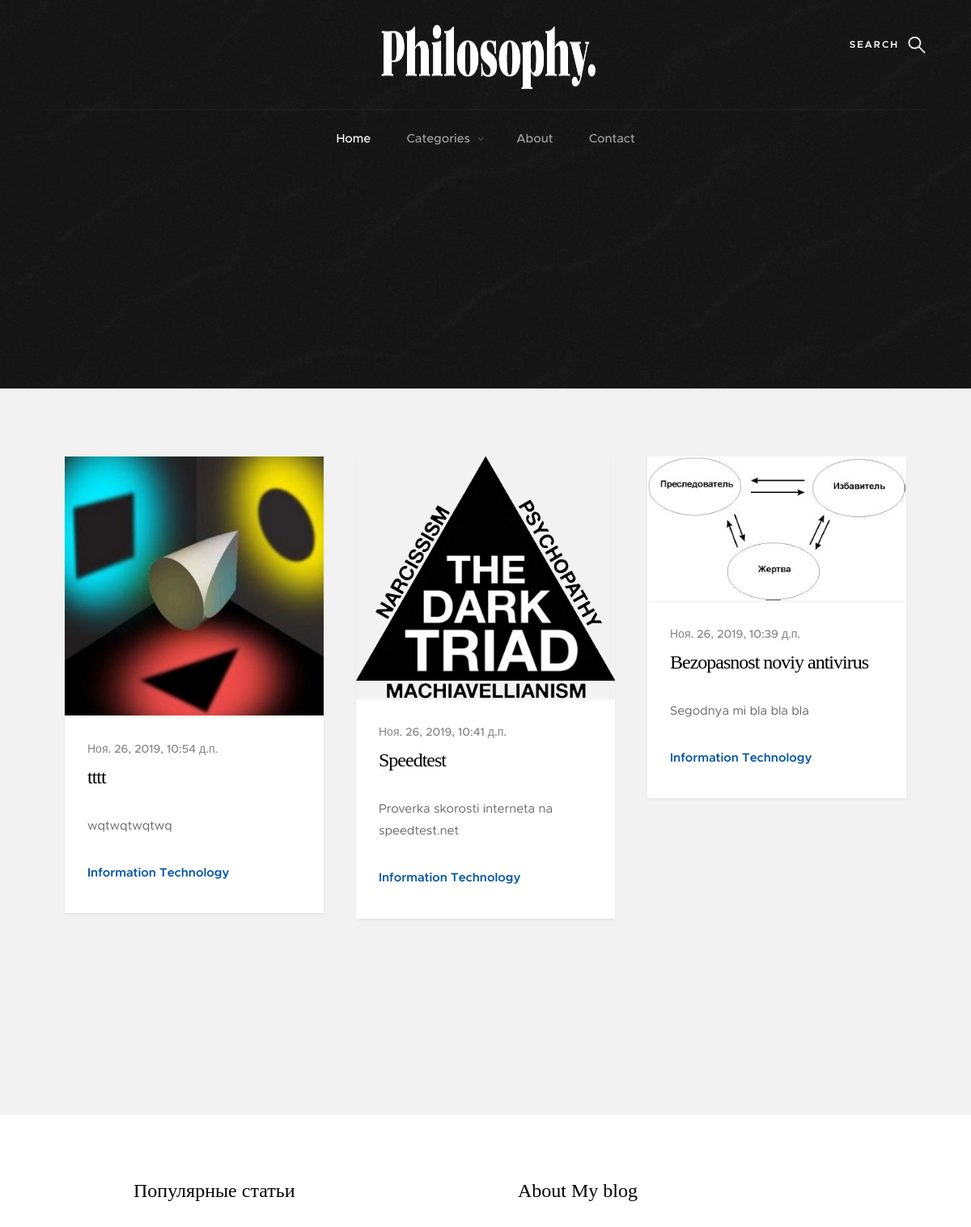
Page /category/information-technology (upper part) on the earlier database version.
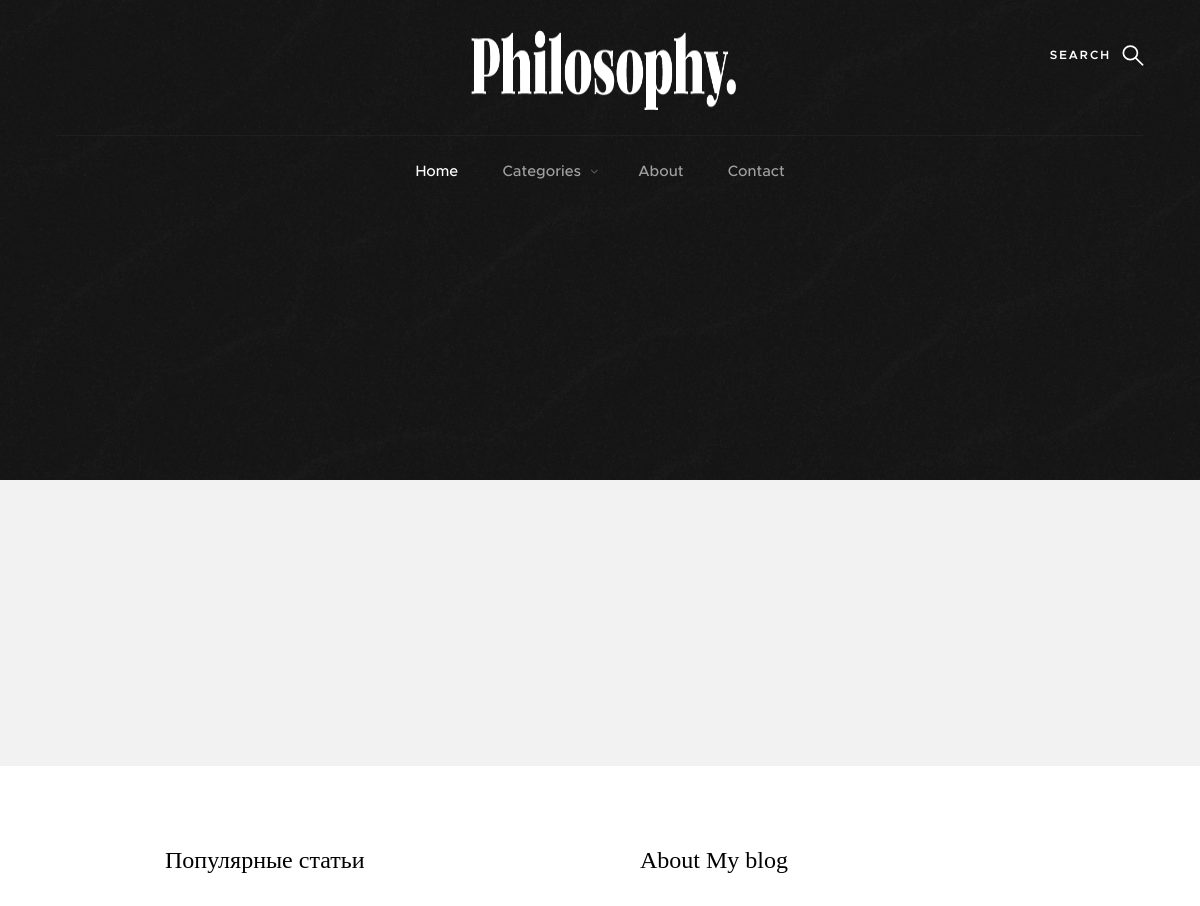
Same page on the later database version.
### Blog/models.py (models this page shows, shortened)
class Post (models.Model):
    STATUS_CHOICES = (('draft', 'Draft'), ('published', 'Published'))
    title = models.CharField(max_length=250, verbose_name='Название')
    category = models.ForeignKey(Category, verbose_name='Категория', on_delete=models.SET_NULL, null=True)
    tag=models.ManyToManyField('Tag', blank=True,related_name='posts')
    slug = models.SlugField(max_length=250, unique_for_date='published')
    author = models.ForeignKey(User, on_delete=models.CASCADE, related_name='blog_posts')
    image = models.ImageField(upload_to= generate_filename, verbose_name='Изображение')
    body = RichTextUploadingField(blank=True, null=True)
    published = models.DateTimeField(default=timezone.now)
    created = models.DateTimeField(auto_now_add=True)
    update = models.DateTimeField(auto_now=True)
    likes = models.PositiveIntegerField(default=0, verbose_name='Лайки')
    dislikes = models.PositiveIntegerField(default=0, verbose_name='Дизлайки')
    status = models.CharField(max_length=10, choices=STATUS_CHOICES, default='draft')
    class Meta:
        ordering = ('-published',)
    def get_absolute_url(self):
        return reverse('Blog:post_detail', args=[self.published.year, self.published.month, self.published.day, self.slug])

class Category(models.Model):
    title = models.CharField('Название', max_length=50)
    slug = models.SlugField(null=True)
    class Meta:
        verbose_name = 'Категория'
        verbose_name_plural = 'Категории'
    def __str__(self):
        return self.title

### Blog/views.py (the view)
# urls.py: path('category/<str:slug>', catdet, name='catdet'),
def catdet(request, slug):
    category = Category.objects.get(slug__iexact=slug)
    context = {
    'post': Post.objects.filter(category=category)
    }
    return render(request, 'Blog/category.html', context)

### templates/Blog/category.html (shortened to what this page needs)
{% extends 'Blog/index.html' %}
{% block list_content %}
   <section class="s-content">
        <div class="row masonry-wrap">
            <div class="masonry">
{% for post in post %}
                <article class="masonry__brick entry format-standard" data-aos="fade-up">
                    <div class="entry__thumb">
                        <a href="{{ post.get_absolute_url }}" class="entry__thumb-link">
                            <img src="{{ post.image.url }}"
                                    srcset="{{post.image}} 1x, {{post.image}} 2x" alt="">
                        </a>
                    </div>
                    <div class="entry__text">
                        <div class="entry__header">
                            <div class="entry__date">
                                <a href="{{ post.get_absolute_url }}">{{ post.published }}</a>
                            </div>
                            <h1 class="entry__title"><a href="{{ post.get_absolute_url }}">{{ post.title }}</a></h1>
                        </div>
                        <div class="entry__excerpt">
                            <p>
                                {{ post.body|truncatewords:30|safe }}
                            </p>
                        </div>
                        <div class="entry__meta">
                            <span class="entry__meta-links">
                                <a href="category.html">{{post.category}}</a>
                            </span>
                        </div>
                    </div>
                </article>
{% endfor %}
            </div>
        </div>
{% endblock %}

Differences in the rows shown:
removed Post: image (picture), published "Ноя. 26, 2019, 10:54 д.п.", title "tttt", body "wqtwqtwqtwq", category "Information Technology"
removed Post: image (picture), published "Ноя. 26, 2019, 10:41 д.п.", title "Speedtest", body "Proverka skorosti interneta na speedtest.net", category "Information Technology"
removed Post: image (picture), published "Ноя. 26, 2019, 10:39 д.п.", title "Bezopasnost noviy antivirus", body "Segodnya mi bla bla bla", category "Information Technology"
